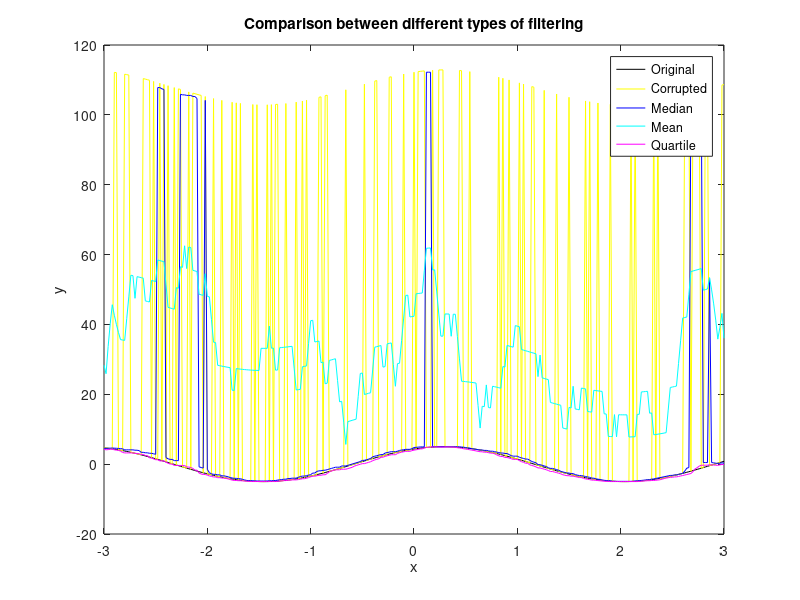

The MATLAB source for this figure:
clc;
clear;

% Initialization
x = -3:0.02:3;
y = 5*sin(1.8*x + pi/3);

plot(x, y, 'black');
hold on;

% Corrupted data:
f = 0.3; % Fraction to be corrupted
z = y;
n = length(z);
n_corrupt = round(f*n);
corrupt_indices = randperm(n, n_corrupt);
z(corrupt_indices) = z(corrupt_indices) + (100 + 20*rand());

plot(x, z, 'y');

% Median Filtering:
y_median = zeros(1,n);
for i = 1:n
    y_median(i) = median(z(max([1 i-8]):min([i+8 n])));
end

plot(x, y_median, 'b');

% Mean Filtering:
y_mean = zeros(1,n);
for i = 1:n
    y_mean(i) = mean(z(max([1 i-8]):min([i+8 n])));
end

plot(x, y_mean, 'c');

% Quartile Filtering:
y_q1 = zeros(1,n);
for i = 1:n
    y_q1(i) = quantile(z(max([1 i-8]):min([i+8 n])), 0.25);
end

plot(x, y_q1, 'm');

% Errors
e_corrupted = sum((z-y).^2)/sum(z.^2);
e_median = sum((y_median-y).^2)/sum(y_median.^2);
e_mean = sum((y_mean-y).^2)/sum(y_mean.^2);
e_q1 = sum((y_q1-y).^2)/sum(y_q1.^2);

legend("Original", "Corrupted", "Median", "Mean", "Quartile")
ylabel("y");
xlabel("x");
title("Comparison between different types of filtering");




